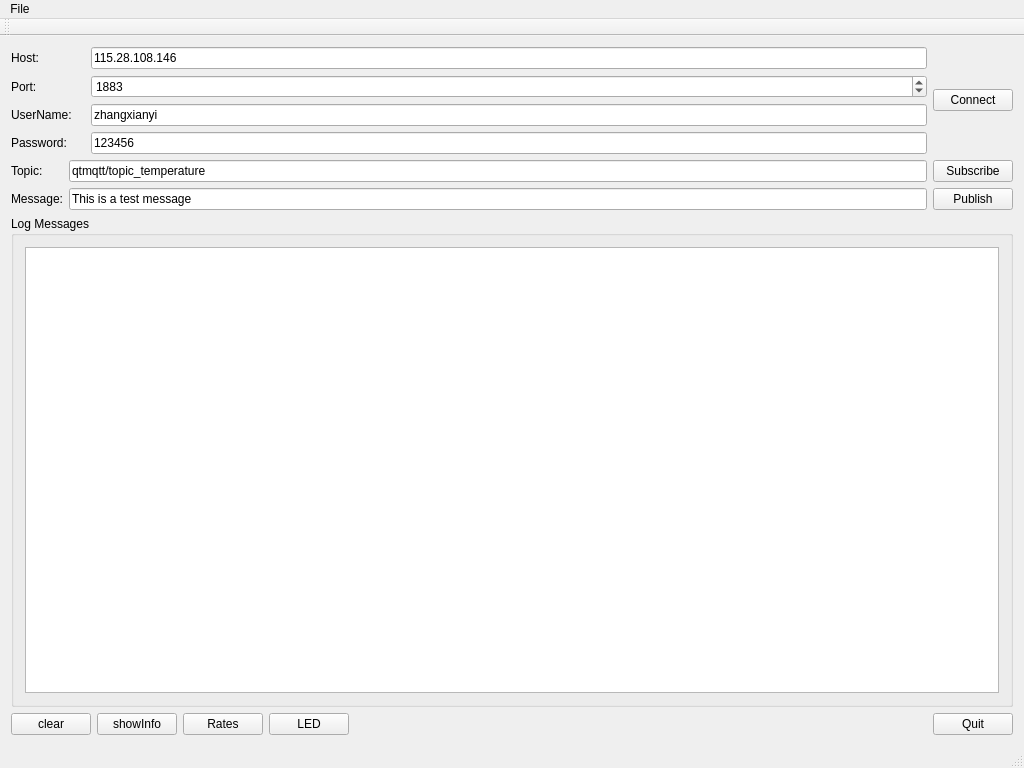
<?xml version="1.0" encoding="UTF-8"?>
<ui version="4.0">
 <class>MainWindow</class>
 <widget class="QMainWindow" name="MainWindow">
  <property name="geometry">
   <rect>
    <x>0</x>
    <y>0</y>
    <width>1024</width>
    <height>768</height>
   </rect>
  </property>
  <property name="windowTitle">
   <string>MainWindow</string>
  </property>
  <widget class="QWidget" name="centralWidget">
   <layout class="QVBoxLayout" name="verticalLayout">
    <item>
     <layout class="QHBoxLayout" name="horizontalLayout">
      <item>
       <layout class="QFormLayout" name="formLayout">
        <item row="0" column="0">
         <widget class="QLabel" name="label">
          <property name="text">
           <string>Host:</string>
          </property>
         </widget>
        </item>
        <item row="0" column="1">
         <widget class="QLineEdit" name="lineEditHost">
          <property name="text">
           <string>115.28.108.146</string>
          </property>
         </widget>
        </item>
        <item row="2" column="0">
         <widget class="QLabel" name="label_2">
          <property name="text">
           <string>Port:</string>
          </property>
         </widget>
        </item>
        <item row="2" column="1">
         <widget class="QSpinBox" name="spinBoxPort">
          <property name="maximum">
           <number>99999</number>
          </property>
          <property name="value">
           <number>1883</number>
          </property>
         </widget>
        </item>
        <item row="3" column="0">
         <widget class="QLabel" name="label_username">
          <property name="text">
           <string>UserName:    </string>
          </property>
         </widget>
        </item>
        <item row="4" column="0">
         <widget class="QLabel" name="label_pass">
          <property name="text">
           <string>Password:    </string>
          </property>
         </widget>
        </item>
        <item row="4" column="1">
         <widget class="QLineEdit" name="lineEdit_pass">
          <property name="text">
           <string>123456</string>
          </property>
         </widget>
        </item>
        <item row="3" column="1">
         <widget class="QLineEdit" name="lineEdit_username">
          <property name="text">
           <string>zhangxianyi</string>
          </property>
         </widget>
        </item>
       </layout>
      </item>
      <item>
       <widget class="QPushButton" name="btn_connect">
        <property name="text">
         <string>Connect</string>
        </property>
       </widget>
      </item>
     </layout>
    </item>
    <item>
     <layout class="QGridLayout" name="gridLayout">
      <item row="1" column="1">
       <widget class="QLineEdit" name="lineEditMessage">
        <property name="text">
         <string>This is a test message</string>
        </property>
       </widget>
      </item>
      <item row="1" column="0">
       <widget class="QLabel" name="label_4">
        <property name="text">
         <string>Message:</string>
        </property>
       </widget>
      </item>
      <item row="0" column="2">
       <widget class="QPushButton" name="btn_subscribe">
        <property name="text">
         <string>Subscribe</string>
        </property>
       </widget>
      </item>
      <item row="1" column="2">
       <widget class="QPushButton" name="btn_publish">
        <property name="text">
         <string>Publish</string>
        </property>
       </widget>
      </item>
      <item row="0" column="1">
       <widget class="QLineEdit" name="lineEditTopic">
        <property name="text">
         <string>qtmqtt/topic_temperature</string>
        </property>
       </widget>
      </item>
      <item row="0" column="0">
       <widget class="QLabel" name="label_3">
        <property name="text">
         <string>Topic:</string>
        </property>
       </widget>
      </item>
     </layout>
    </item>
    <item>
     <widget class="QGroupBox" name="groupBox">
      <property name="title">
       <string>Log Messages</string>
      </property>
      <layout class="QHBoxLayout" name="horizontalLayout_2">
       <item>
        <widget class="QPlainTextEdit" name="editLog"/>
       </item>
      </layout>
     </widget>
    </item>
    <item>
     <layout class="QHBoxLayout" name="horizontalLayout_3">
      <item>
       <widget class="QPushButton" name="btn_clear">
        <property name="text">
         <string>clear</string>
        </property>
       </widget>
      </item>
      <item>
       <widget class="QPushButton" name="btn_showInfo">
        <property name="text">
         <string>showInfo</string>
        </property>
       </widget>
      </item>
      <item>
       <widget class="QPushButton" name="btn_rate">
        <property name="text">
         <string>Rates</string>
        </property>
       </widget>
      </item>
      <item>
       <widget class="QPushButton" name="btn_led">
        <property name="text">
         <string>LED</string>
        </property>
       </widget>
      </item>
      <item>
       <spacer name="horizontalSpacer">
        <property name="orientation">
         <enum>Qt::Horizontal</enum>
        </property>
        <property name="sizeHint" stdset="0">
         <size>
          <width>40</width>
          <height>20</height>
         </size>
        </property>
       </spacer>
      </item>
      <item>
       <widget class="QPushButton" name="btn_quit">
        <property name="text">
         <string>Quit</string>
        </property>
       </widget>
      </item>
     </layout>
    </item>
   </layout>
  </widget>
  <widget class="QMenuBar" name="menuBar">
   <property name="geometry">
    <rect>
     <x>0</x>
     <y>0</y>
     <width>1024</width>
     <height>23</height>
    </rect>
   </property>
   <widget class="QMenu" name="menuFile">
    <property name="title">
     <string>File</string>
    </property>
    <addaction name="actionQuit"/>
   </widget>
   <addaction name="menuFile"/>
  </widget>
  <widget class="QToolBar" name="mainToolBar">
   <attribute name="toolBarArea">
    <enum>TopToolBarArea</enum>
   </attribute>
   <attribute name="toolBarBreak">
    <bool>false</bool>
   </attribute>
  </widget>
  <widget class="QStatusBar" name="statusBar"/>
  <action name="actionQuit">
   <property name="text">
    <string>Quit</string>
   </property>
  </action>
 </widget>
 <layoutdefault spacing="6" margin="11"/>
 <resources/>
 <connections/>
</ui>
